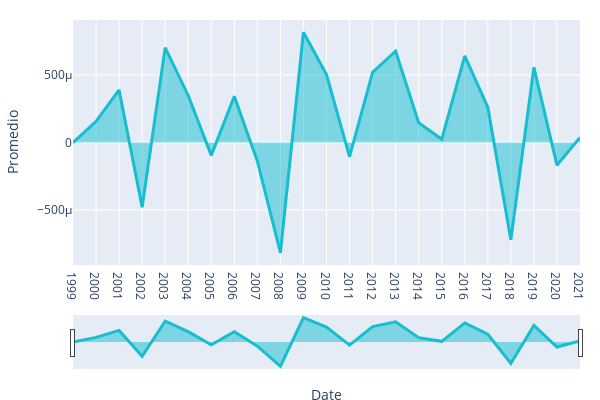

Source (notebook cell):
### Markdown cell above
### ***- Promedio anual de los retornos intradiarios***

### Code cell
# Generamos un nuevo DF para graficar
intra_anual = pd.DataFrame()

# Guardamos el promedio diario de los retornos intradiarios.
intra_anual['Promedio'] = retornos_intra.mean(axis=1)

# Reseteamos el indice y fijamos las fechas en un formato anual
intra_anual.reset_index(inplace=True)
intra_anual['Date'] = intra_anual['Date'].dt.strftime('%Y')

# Agrupamos anualmente y obtenemos el promedio
intra_anual = intra_anual.groupby(['Date']).mean()
intra_anual.reset_index(inplace=True)

# Graficamos
fig = px.area(intra_anual, x='Date', y='Promedio', width=600, height=400)
fig.update_traces(line_color='#17BECF', line_width=3)
fig.update_layout(
    margin=dict(l=20, r=20, t=20, b=20),
)
fig.update_xaxes(rangeslider_visible=True)
fig.show()

### Figure 1 — Plotly figure (JSON) as saved in the notebook; plotly's stock layout.template omitted (floating-point values rounded to 4 significant figures)
{"data": [{"fillpattern": {"shape": ""}, "hovertemplate": "Date=%{x}<br>Promedio=%{y}<extra></extra>", "legendgroup": "", "line": {"color": "#17BECF", "width": 3}, "marker": {"symbol": "circle"}, "mode": "lines", "name": "", "orientation": "v", "showlegend": false, "stackgroup": "1", "type": "scatter", "x": ["1999", "2000", "2001", "2002", "2003", "2004", "2005", "2006", "2007", "2008", "2009", "2010", "2011", "2012", "2013", "2014", "2015", "2016", "2017", "2018", "2019", "2020", "2021"], "xaxis": "x", "y": [0, 0.0001564, 0.0003898, -0.0004783, 0.0007029, 0.0003481, -9.468e-05, 0.0003427, -0.0001378, -0.0008156, 0.0008167, 0.0005028, -0.0001043, 0.0005198, 0.0006763, 0.0001468, 2.406e-05, 0.0006415, 0.0002621, -0.0007204, 0.0005572, -0.0001673, 3.848e-05], "yaxis": "y"}], "layout": {"height": 400, "legend": {"tracegroupgap": 0}, "margin": {"b": 20, "l": 20, "r": 20, "t": 20}, "width": 600, "xaxis": {"anchor": "y", "domain": [0, 1], "rangeslider": {"visible": true}, "title": {"text": "Date"}}, "yaxis": {"anchor": "x", "domain": [0, 1], "title": {"text": "Promedio"}}}}
